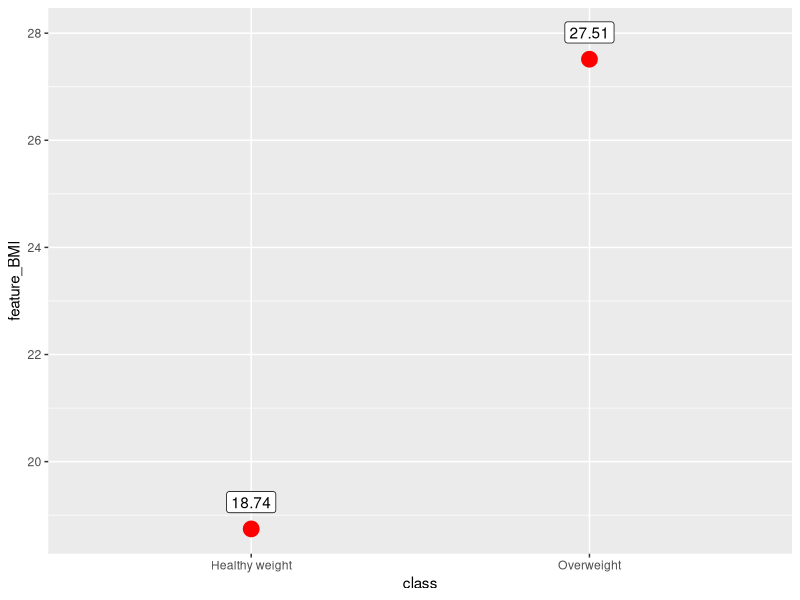
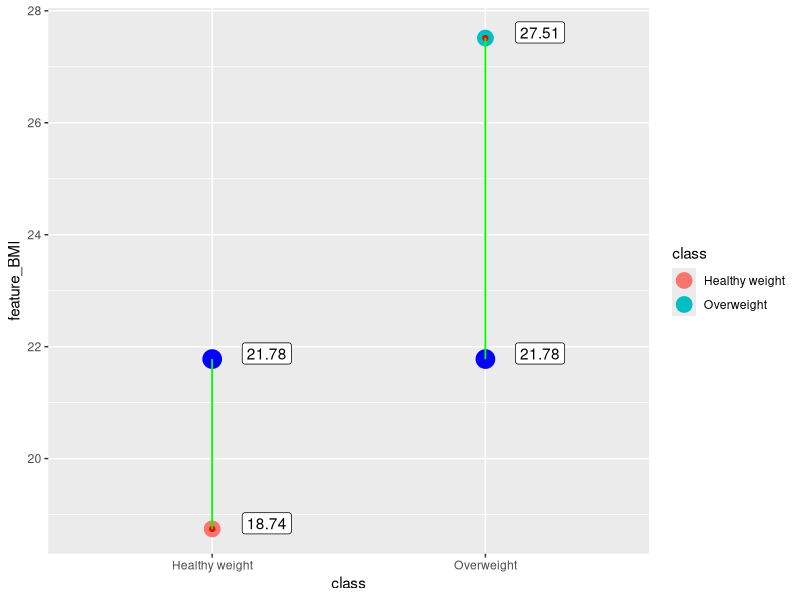
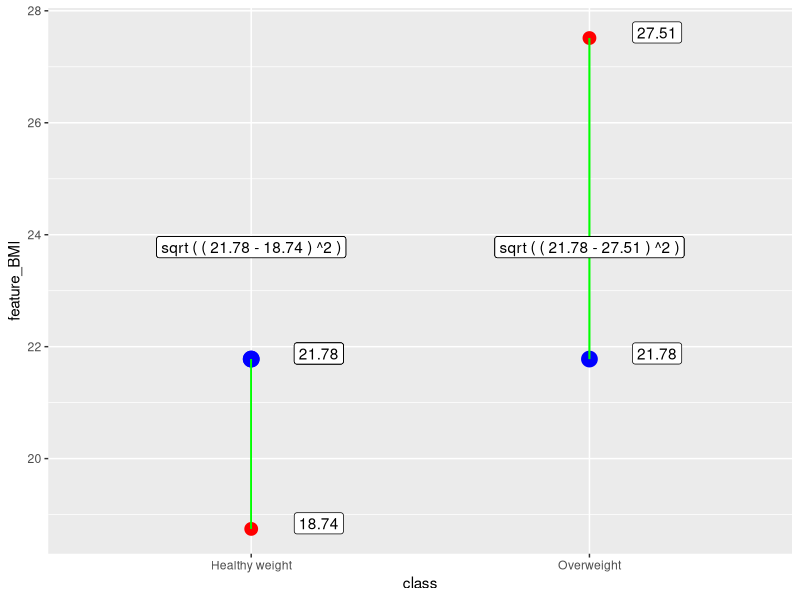
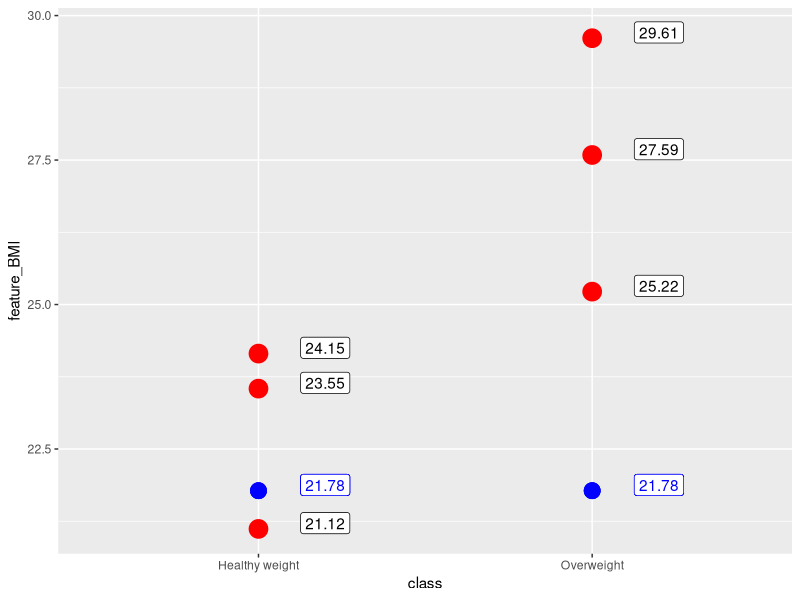
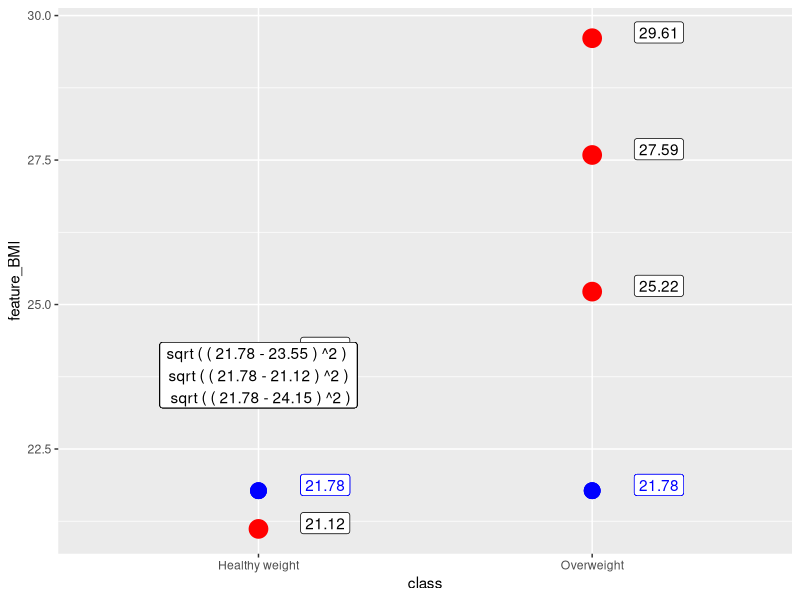

Source code (R) for these figures, in order: (Note: this script raises an error after producing the figures.)
# we would require 5 libraries to explore and 
# learn mechanics of k nearest neighbours
library(dplyr) # data wrangling
library(tidyr) # data wrangling
library(tibble) # data wrangling
library(ggplot2) # visuals
library(class)  # model building

# n<-1000
# sample_1<-tibble( x1=rnorm(n,10,2),
#                   x2=runif(n, min = 100, max = 200) , 
#                   x3=rexp(n,0.1) , 
#                   x4=sample(0:1,n,replace = TRUE) , 
#                   x5=rchisq(n, 5, ncp = 50) ,
#                   x6=log( rnorm(n,10,2) ) )
# 
# glimpse(sample_1)

#######################  PART_1
# knn is example of supervised classification technique
# supervised means than we know all classes which corresponds
# to specific records or instances of feature or variables 

# classification means that we would model output 
# as variable of  character or factor type

#  To initiate knn the follwong action shoul be taken:
#  Data inspection 
#  Splitting data into training and testing datasets
#  Fitting the model to training data
#  Evaluate perfomance on test data
#  Model tuning , specifically, for knn, determining optimal values of k


# knn is extremely powerfull when applied
# to homogenous data, speficically,
# it is suited very well to numerical features

# Goal of Knn is to 
# Estimate similarity between records with degined classes and 
# abd records without defined class, using arithmetic operations

#  Now, how to measure similary of instances or records
#  Traditionally Euclidian distance is applied

# assume 2 dimentional space with 2 points

sample_1<-data.frame(  feature_BMI=c( runif(1,18.5,24.9),
                                      runif(1, 25.0,29.9)),
                       class=c( "Healthy weight","Overweight" ),
                       row.names=c("inst_1  ","inst_2  ")   )
#  code sampel is available at github ,fill free to replicate it
# we can use View to explicitly check all records
View(sample_1)

# Now lets visualise situation we are dealing with 
ggplot2::ggplot(data=sample_1,aes(y= feature_BMI ,x=class))+
  geom_point(col="red",cex=5)+
  geom_label(aes(label=round(feature_BMI,2)  ),nudge_y = 0.5 )

# we have 2 values for signle feature,
# each value corresponds to specific class
# Now assume , we need to decide , to which class 
# we should assign new point , should it belong to 
# Forst or second classm Healhy or overweight

set.seed(123)
new_point<-runif(1,18.5,29.9) # generate random point

# lets take advantage of ggplot2 again
ggplot2::ggplot(data=sample_1,aes(y= feature_BMI ,x=class))+
  geom_point(aes(col=class),cex=5)+
  geom_label(aes(label=round(feature_BMI,2)  ),nudge_y = 0.1,nudge_x=0.2 )+
  geom_point(col="red")+geom_point(aes(y=new_point),col="blue",cex=6) +
  geom_segment(x="Healthy weight",y=new_point,xend = "Healthy weight", yend = sample_1$feature_BMI[1],
               color="green")+
  geom_segment(x="Overweight",y=new_point,xend = "Overweight", yend = sample_1$feature_BMI[2],
               color="green")+
  geom_label(aes(label=round(new_point,2),x=class,y=new_point  ),nudge_y = 0.1,nudge_x=0.2 )

# ble point can potentially belong to class 1 or 2
# we need to measure distance between red and blue point, 
# green and blue point

# Lets estimate Euclidian Distance between 2 poins, we have only 1 instance
# per feature , threfore we would check knn where k in one 

dist_1<- sqrt( (new_point-sample_1$feature_BMI[1])^2 )
dist_2<- sqrt( (new_point-sample_1$feature_BMI[2])^2 )

#lets add new column to sample_1
sample_1["Eu_Dist"]<-c(dist_1 ,dist_2 )

#alternativeluy, we can use mutate fucntion
sample_1<-sample_1 %>% dplyr::mutate(Eu_Dist=sqrt( (new_point-feature_BMI)^2 ))

# now lets add new record with class we dont know

sample_1<-sample_1 %>% dplyr::bind_rows( tibble(feature_BMI=new_point,class=NA,Eu_Dist=NA) )
row.names(sample_1)[3]<-3

# Value for Overweight is smaller, it is closer, therefore
# blue dot should belong to Overweignt class


sample_1$class[3]<-"Healthy weight" # assign poing manually
sample_1$class[3]<-sample_1$class[ which.min(sample_1$Eu_Dist) ] # use which.min, ignores NA


# how to implement the process with r fucntionality
class::knn( train=sample_1[c(1,2),1], # we define training set, and esclude column with classes 
            test=new_point, # define value ww need to classify
            cl=sample_1[c(1,2),2], # indicate classes which coreslond to known record
            k=1 ) # how many neighbours to consider

# to sum up , lets proceed to ggplot 2
ggplot(data=sample_1,aes(y= feature_BMI ,x=class))+
  geom_point(col="red",cex=4)+
  geom_label(aes(label=round(feature_BMI,2)  ),nudge_y = 0.1,nudge_x=0.2 )+
  geom_point(col="red")+geom_point(aes(y=new_point),col="blue",cex=5) +
  geom_segment(x="Healthy weight",y=new_point,xend = "Healthy weight", yend = sample_1$feature_BMI[1],
               color="green")+
  geom_segment(x="Overweight",y=new_point,xend = "Overweight", yend = sample_1$feature_BMI[2],
               color="green")+
  geom_label(aes(label=round(new_point,2),x=class,y=new_point  ),nudge_y = 0.1,nudge_x=0.2 )+
  geom_label(aes(label=paste( "sqrt","(","(",round(new_point,2),"-",
                              round(feature_BMI[1],2) ,")","^2",")"),
                 x="Healthy weight",y=new_point  ),nudge_y = 2,nudge_x=0 )+
  geom_label(aes(label=paste( "sqrt","(","(",round(new_point,2),"-",
                              round(feature_BMI[2],2) ,")","^2",")"),
                 x="Overweight",y=new_point  ),nudge_y = 2,nudge_x=0 )


#######################  PART_2

# Greate jon , now its time to check example with 21 feature , but with 
#multiple records for each class
sample_3<-data.frame(  feature_BMI=c( runif(3,18.5,24.9),
                                      runif(3, 25.0,29.9)),
                       class=c( rep("Healthy weight",3),rep("Overweight",3) ) )

# We inspect Visuals
ggplot(data=sample_3,aes(y= feature_BMI ,x=class))+
  geom_point(col="red",cex=6)+
  geom_label(aes(label=round(feature_BMI,2)  ),nudge_y = 0.1,nudge_x=0.2 )+
  geom_point(col="red")+geom_point(aes(y=new_point),col="blue",cex=5) +
  geom_label(aes(label=round(new_point,2),x=class,y=new_point  ),nudge_y = 0.1,nudge_x=0.2,color="blue" )
# Again , now we need to use 6 red poind in total to decide 
# for which class blue point belongs, therefore, here we estiate
# 6 values for Euclidian distacne

#mutate fucntion would be quite handy
sample_3<-sample_3 %>% dplyr::mutate(Eu_Dist=sqrt( (new_point-feature_BMI)^2 ))

# to solididy inderstanding , lets plot the equations for single class
ggplot2::ggplot(data=sample_3,aes(y= feature_BMI ,x=class))+
  geom_point(col="red",cex=6)+
  geom_label(aes(label=round(feature_BMI,2)  ),nudge_y = 0.1,nudge_x=0.2 )+
  geom_point(col="red")+geom_point(aes(y=new_point),col="blue",cex=5) +
  geom_label(aes(label=round(new_point,2),x=class,y=new_point  ),nudge_y = 0.1,nudge_x=0.2,color="blue" )+
  geom_label(aes(label=paste("sqrt","(","(",round(new_point,2),"-",round(feature_BMI[1],2) ,")","^2",")","\n",
                              "sqrt","(","(",round(new_point,2),"-",round(feature_BMI[2],2) ,")","^2",")","\n",
                              "sqrt","(","(",round(new_point,2),"-",round(feature_BMI[3],2) ,")","^2",")"),
                 x="Healthy weight",y=new_point  ),nudge_y = 2,nudge_x=0 )
# same calculation are aplied to column Overweignt

# Assume that k equals 3 , threrefore we need to choode free nearest neighbours,
# or 3 lowers values for distance

sample_3 <-sample_3 %>% dplyr::arrange(Eu_Dist) %>% dplyr::slice(1:3)

table(sample_3$class) # now we use table to count uniqu classes
prop.table( table(sample_3$class) ) # prop.table to wrup table is used to check share of class
                                    # among oter classes, we divide count of overweight records by total
                                    # number of records


# How should hte process be implemented with R fucntionality
class::knn( train=sample_3[,1],
            test=new_point,
            cl=sample_3[,2],k=3, 
            prob=TRUE )

# probality shows share of most commom class, this is the output of
# prop.table , proportion table 


        ############ PART 3

# Knn is great classifying tool gof data with homogenous 
# records, for example in iris dataset all features are
#of numeric type
sample_4<-iris
View(sample_4)

# Now , lets check how exactly features are dissimilart in 
# ters of central tendency and spread
summary(sample_4[,-5])

#judjing from summary, we can say that only Petal.Width 
# is notably smaller that other features, but overall
# we can not conclude that particula feature
# is extremely far from other 

cat(   "sqrt(  (1000-5.0)^2+(2.7-2.0)^2+(3.9-3.5)^2     )"      )
# this is equation fo EU distance for single 
#record with 3 features, first valun in brackest is x
# We are conserned with feature range because 
# EU distance is sensetive to outlies 
# and , if lets say x1,1000, is significantluy greater
# than other features, 
#it would increase Eu distance for partcicual record
# and would lower the changes of 
# class, which correspond to the respecive record,
# to become meaningfull classifier.
# the resoective situations may require use or
# data normalisteion but so far Iris data set in our example
# does not reuqire specia transofrmation

# goind bacj to sample_4
tibble::glimpse(sample_4)
# in this example there are 4 features which 
# are characeristics of 3 different plants, 
# out target is to find class[Species] of 
# plant fiven its 4 featues


# lets sample single row we would like to predict
set.seed(321)
loc<-sample(1:nrow(sample_4),3 ) # we randomly generate 3 indices
test_row_1<-sample_4[ loc[1]   , -5  ] # here we store 1 record we need to classify
test_row_cl<-sample_4[ loc[1]   , 5  ] # here we store actual classes for test row

# what classes are available 
sample_4$Species %>% unique()
# we need 3 recordsm 1 per each class, therefore
#our train set woudl contain samples for each class

# we would require to grpup data and take 1 sample from each froup
train_row_3<-sample_4[-loc,] %>% group_by(Species) %>%
                    slice(1)

# First off all wee ned to draw 4 graphs, 
# 1 graph per feature where each graph contains
# 1 point from test set and 2 form training set

train_row_3
test_row_1

# here we have 3 instances from taining set and 
# we need to decide which is closer in terms of 
# euclidian distance to test_row_1

# we need to bind data into tibble to produce meaningfull plot.
# This transformation is srequired 
# to apply ggplot with facets
gg_train<-train_row_2 %>% tidyr::pivot_longer(Sepal.Length:Petal.Width ,
                                       names_to="Feature") %>%
  rename("Class"="Species")  

gg_test<-test_row_1 %>% tidyr::pivot_longer(Sepal.Length:Petal.Width ,
                                     names_to="Feature") %>%
  mutate(Class="Unknown") %>% dplyr::select(Class,Feature,value)

gg_in<-dplyr::bind_rows(gg_train,gg_test)

## here my goal to create long table  where each column is
# separate variale, this is only done to use fucntionality of ggplot2

ggplot2::ggplot(data=gg_in,aes(y=Class,x=value))+ 
  geom_point(aes(col= Class),cex=5)+
  geom_text(aes(label=round(value,2),color=Class ),cex=4,nudge_y = 0.2 ) + 
  facet_grid(~Feature,  space="free") +
  theme_bw()

#  red poins is  present per each feature,
#  oterh dots are features from 3 instances  
#  of train set

# 3 records and 1 test record means 3 equations, 4 features per record,
# mean 4 operand in equation
# here is Eu for single row

cat( "sqrt(  (4.8-6)^2+(1.4-2.5)^2+(6.8-6.3)^2+(2.8-3.3)^2    )"      )

#  Here we need to substract train set form test
train_row_3[,-5]-test_row_1 # both have different rows , we need to triope
                            # sinfle record in test set
train_row_3[,-5]-test_row_1[ c(1,1,1),]   # here first rows is repeated 3 times
# this is how to extract values element wise when dealing with 
# data frames

(train_row_3[,-5]-test_row_1[ c(1,1,1),] )^2 # nest spet is to  take square

# the whole eaution with rowSums
Euc_Dist=rowSums( (train_row_2[,-5]-test_row_1[ c(1,1,1), ])^2 ) %>% sqrt()

# now we eould create additional column and arrange data, then pull 1 nearest
# neighbours , as number of classes equals number of records
train_row_3<- train_row_3 %>% ungroup() %>% mutate(Euc_Dist=Euc_Dist) %>%
              arrange(Eu_Dist) %>% slice(1)
test_row_cl
# we can conclude that 

class::knn( train=train_row_3[,c(-5,-6)],
            test=test_row_1,k=1,
            cl=train_row_3[,5],
            prob=TRUE)


##### Greate Jon Not we splot shole irus into 80 20 split,
# 80 for trainig set and 20 for test, therefore we need to classify 20
# records

set.seed(253)
loc<-sample(1:nrow(sample_4),20 ) # this are indices for test set
test_set<-sample_4[ loc   , -5 ]
test_set_cl<-sample_4[ loc   , 5 ]
train_set<-sample_4[ -loc   , ]


# How would knn fucntion perform
m1_knn<-knn( train=train_set[,-5],
             test=test_set,
             cl=train_set[,5], k=3,
             prob=TRUE)

# now we stimate accuracy, how many values in 
#m1_knn are equal to values in test set classes
sum(m1_knn==test_set_cl)/ length(test_set_cl)

##  now lest write our own to soliduty understandng 
## of knn 

n_test<-nrow(test_set)
n_train<-nrow(train_set)
out<-rep("",n_test) # out vecotr would store our result of classification 
                    # of train values

# please dont be discourage by loop, it feets perfecty in 
# what we want to do

i<-1
for ( i in 1:n_test) {
  
  # lets check each operand
  Eu_Dist=rowSums( (train_set[,-5] - test_set[i,][c(rep(1,n_train)), ] ) ^2 ) %>% sqrt()
  train_buf<-train_set %>% mutate(Eu_Dist=Eu_Dist) %>% arrange(Eu_Dist) %>%
                       slice(1:3)
  class_buf<-names( which.max(table(train_buf$Species)))
  out[i]<-class_buf
         } 

sum(out==test_set_cl)/ n_test



## finaly , lets combine knn fucntion and loop to 
## chack if our accuracy can be improved

m1_knn<-knn( train=train_set[,-5],
             test=test_set,
             cl=train_set[,5], k=3,
             prob=TRUE)

# now we stimate accuracy, how many values in 
#m1_knn are equal to values in test set classes
sum(m1_knn==test_set_cl)/ length(test_set_cl)


# Again, lets proceed with loop

for (i in (1:10) )  {
  m1_knn<-knn( train=train_set[,-5],
               test=test_set,
               cl=train_set[,5], k=i,
               prob=TRUE)
  acc<-sum(m1_knn==test_set_cl)/ length(test_set_cl)
     print( paste( i,": Accuracy of ",  acc ) )
}

# We can conllude, that accutacy of 1 can be achievedm 
# meaning that we managed to correcly classify all records





# # identical 
# 
# 
# # now lets multiply each column by random number
# loc<-sample(1:nrow(sample_4),20 )
# sample_5<-iris
# # sample_5[,c(1:4)]<-apply(sample_5[,c(1:4)],MARGIN=2, 
# #                        function(x) return( x*runif(1,10,10000))  )
# # 
# # sample_5[,c(1:4)]/iris[,c(1:4)] 
# 
# test_set<-sample_5[ loc   , -5 ]
# test_set_cl<-sample_5[ loc   , 5 ]
# train_set<-sample_5[ -loc   , ]
# lapply(train_set[,1:4],range)
# 
# m1_knn<-knn( train=train_set[,-5],
#              test=test_set,
#              cl=train_set[,5], k=3,
#              prob=TRUE)
# 
# sum(m1_knn==test_set_cl)/ n_test
# 
# 
# normalize<-function(x){
#   return((x-min(x))/(max(x)-min(x)))
# }      
# 
# train_set[,-5]<-apply(train_set[,-5], MARGIN=2 ,normalize)
# test_set<-apply(test_set, MARGIN=2 ,normalize)
# lapply(train_set[,1:4],range)
# 
# 
# m1_knn<-knn( train=train_set[,-5],
#              test=test_set,
#              cl=train_set[,5], k=3,
#              prob=TRUE)
# 
# sum(m1_knn==test_set_cl)/ n_test
# 

